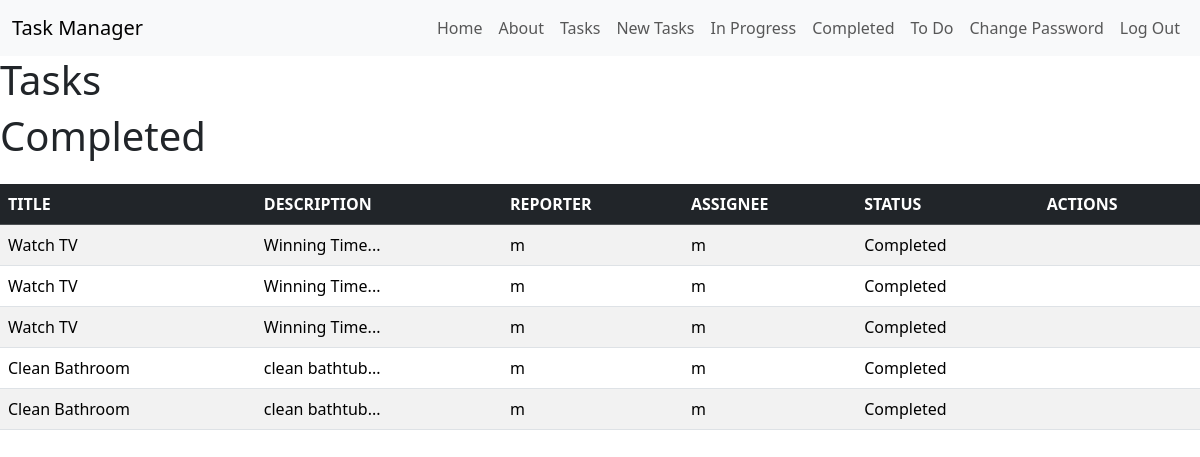
Screenshot of /tasks/completed/ (signed in) with the database file from the repository.
### tasks/models.py (models this page shows, shortened)
class Task(models.Model):
    summary = models.CharField(max_length=128)
    description = models.TextField()
    reporter = models.ForeignKey(get_user_model(), on_delete=models.CASCADE)
    assignee = models.ForeignKey(
            get_user_model(),
            on_delete=models.CASCADE,
            related_name="assignee"
    )
    class Status(models.IntegerChoices):
        TODO = 0,("To Do")
        INPROGRESS = 1, ("In Progress")
        COMPLETED = 2, ("Completed")
    status = models.IntegerField(default=Status.TODO, choices=Status.choices)

### tasks/views.py (the view)
# urls.py: path("completed/", views.CompletedListView.as_view(), name="completed"),
class CompletedListView(LoginRequiredMixin, ListView):
    template_name = "tasks/completed_list.html"
    model = Task
    context_object_name = "completed"
    def get_queryset(self):
        return Task.objects.filter(status=2)

### templates/tasks/completed_list.html (shortened to what this page needs)
{% extends 'base.html' %}
{% block content %}
<h1> Tasks </h1>
<h1>
    {% if label %}
        {{ label }}
    {% else %}
        Completed
    {% endif %}
</h1>
<table class="table table-striped table-hover my-4">
    <thead class="table-dark">
        <tr>
            <th>TITLE</th>
            <th>DESCRIPTION</th>
            <th>REPORTER</th>
            <th>ASSIGNEE</th>
            <th>STATUS</th>
            <th>ACTIONS</th>
        </tr>
    </thead>
    {% if completed %}
        <tbody>
            {% for task in completed %}
            <tr>
                <td>{{ task.summary }}</td>
                <td>{{ task.description|slice:":50" }}...</td>
                <td>{{ task.reporter.username }}</td>
                <td>{{ task.assignee.username }}</td>
                <td>{{ task.get_status_display }}</td>
                <td>
                </td>
            </tr>
            {% endfor %}
        </tbody>
    {% else %}
        <h5 class="text-center">There are no tasks at the moment</h5>
    {% endif %}
</table>
{% endblock content %}

### rows the page displays
Task: summary "Watch TV", description "Winning Time", reporter.username "m", assignee.username "m", status "Completed"
Task: summary "Watch TV", description "Winning Time", reporter.username "m", assignee.username "m", status "Completed"
Task: summary "Watch TV", description "Winning Time", reporter.username "m", assignee.username "m", status "Completed"
Task: summary "Clean Bathroom", description "clean bathtub", reporter.username "m", assignee.username "m", status "Completed"
Task: summary "Clean Bathroom", description "clean bathtub", reporter.username "m", assignee.username "m", status "Completed"
